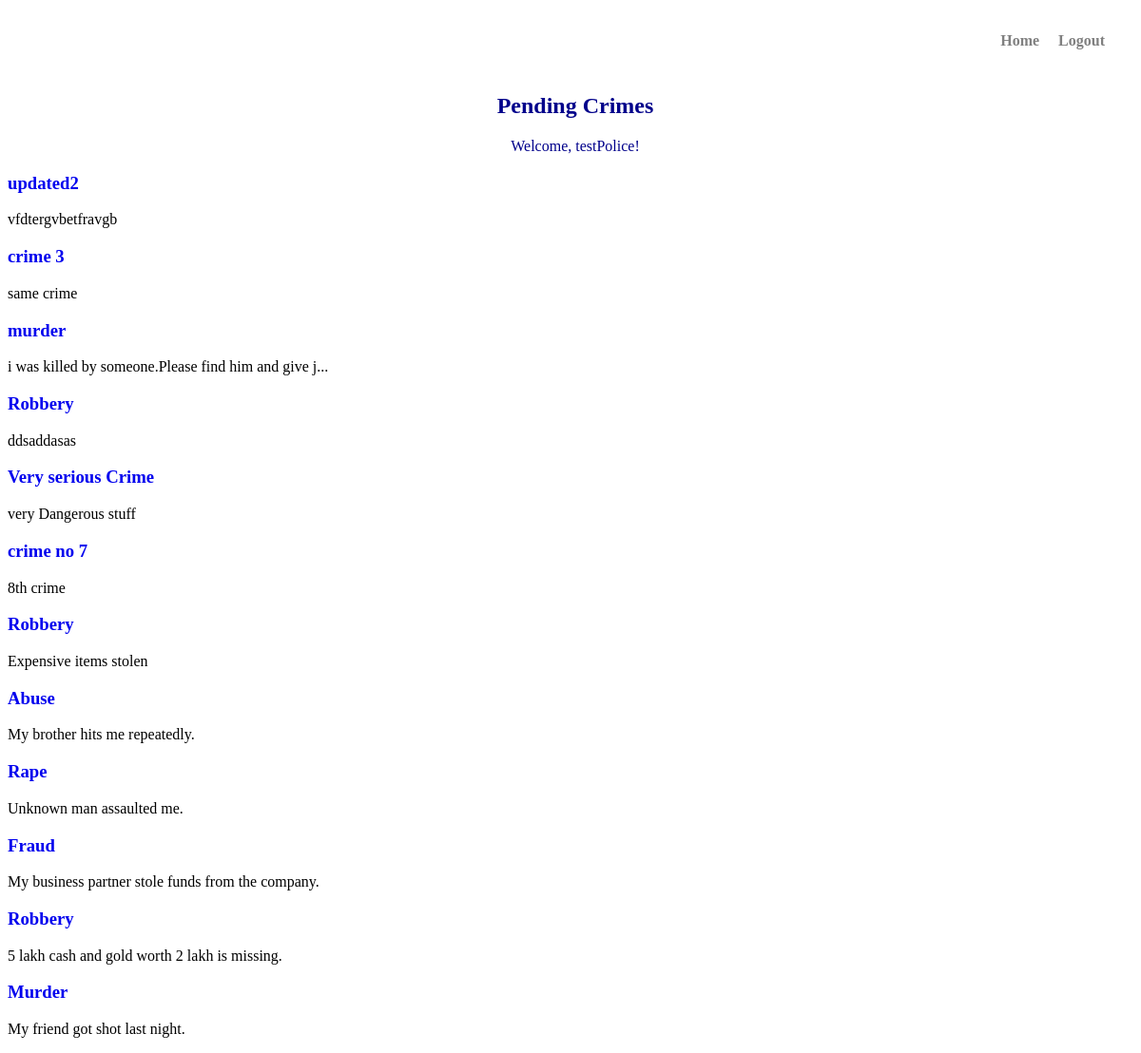
The app's page /police/selectCrime/ (signed in) with its own data.
### civilian/models.py (models this page shows)
class CustomUser(AbstractUser):
    userTypeChoice = [
        ("Civilian", "Civilian"),
        ("Admin", "Admin"),
        ("Police", "Police"),
    ]
    user_type = models.CharField(max_length=15, choices=userTypeChoice)

### police/models.py (models this page shows, shortened)
class Crime(models.Model):
    statusChoice = [
        ("Completed", "Completed"),
        ("Investigating", "Investigating"),
        ("Request Pending", "Request Pending"),
    ]
    crime_type = models.CharField(max_length=50)
    description = models.TextField()
    location = models.CharField(max_length=50)
    station = models.ForeignKey(Station, on_delete=models.CASCADE)
    status = models.CharField(max_length=50, choices=statusChoice)
    submitted_by = models.ForeignKey(CivilianModel, on_delete=models.CASCADE)

### police/views.py (the view)
# urls.py: path("selectCrime/", views.view_pending_crimes, name="pendingCrimes"),
@login_required(login_url="policeLogin")
@user_passes_test(is_police, login_url="policeLogin")
def view_pending_crimes(request):
    crimes = Crime.objects.filter(
        Q(status="Request Pending") | Q(status="Investigating")
    )
    return render(request, "police_template/pendingCrimes.html", {"crimes": crimes})

### police/views.py (called while the page is built)
def is_police(user):
    return user.user_type == "Police"

### templates/police_template/pendingCrimes.html (shortened to what this page needs)
{% load static %}
<!DOCTYPE html>
<html lang="en">
<head>
    <link rel="stylesheet" href="{% static 'css/police/pendingcrimes.css' %}">
</head>
<body>
    <nav class="navbar">
        <ul>
            <li><a href="{% url 'policeHome' %}">Home</a></li>
            <li><a href="{% url 'policeLogout' %}">Logout</a></li>
        </ul>
    </nav>
    <div>
        <h2>Pending Crimes</h2>
        <div class="p"><p>Welcome, {{request.user.username}}!</p></div>
        {% for crime in crimes %}
            <h3><a href="{% url 'crime' crime.id %}">{{crime.crime_type}}</a></h3>
            {% if crime.description|length > 50 %}
                <p>{{ crime.description|slice:":50" }}...</p>
            {% else %}
                <p>{{crime.description}}</p>
            {% endif %}
        {% endfor %}
    </div>
</body>
</html>

### static/css/police/pendingcrimes.css (style rules this page uses)
.navbar { padding: 10px; margin-bottom: 20px; display: flex; justify-content: flex-end; }
.navbar ul { list-style-type: none; font-weight: bold; padding: 0; display: flex; }
.navbar li { margin-right: 20px; }
.navbar a { text-decoration: none; color: gray; }
h2,.p { text-align: center; color: darkblue; padding-left: 10px; }
a { text-decoration: none; }

### records on screen
CustomUser: user.username "testPolice"
Crime: crime_type "updated2", description "vfdtergvbetfravgb"
Crime: crime_type "crime 3", description "same crime"
Crime: crime_type "murder", description "i was killed by someone.Please find him and give j"
Crime: crime_type "Robbery", description "ddsaddasas"
Crime: crime_type "Very serious Crime", description "very Dangerous stuff"
Crime: crime_type "crime no 7", description "8th crime"
Crime: crime_type "Robbery", description "Expensive items stolen"
Crime: crime_type "Abuse", description "My brother hits me repeatedly."
Crime: crime_type "Rape", description "Unknown man assaulted me."
Crime: crime_type "Fraud", description "My business partner stole funds from the company."
Crime: crime_type "Robbery", description "5 lakh cash and gold worth 2 lakh is missing."
Crime: crime_type "Murder", description "My friend got shot last night."
